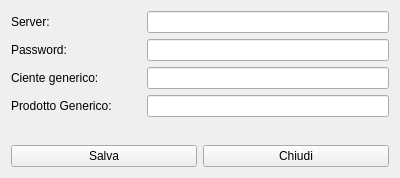
<?xml version="1.0" encoding="UTF-8"?>
<ui version="4.0">
 <class>FTSettings</class>
 <widget class="QWidget" name="FTSettings">
  <property name="windowModality">
   <enum>Qt::ApplicationModal</enum>
  </property>
  <property name="geometry">
   <rect>
    <x>0</x>
    <y>0</y>
    <width>400</width>
    <height>178</height>
   </rect>
  </property>
  <property name="windowTitle">
   <string>Form</string>
  </property>
  <layout class="QVBoxLayout" name="verticalLayout">
   <item>
    <layout class="QHBoxLayout" name="horizontalLayout">
     <item>
      <widget class="QLabel" name="label">
       <property name="minimumSize">
        <size>
         <width>130</width>
         <height>0</height>
        </size>
       </property>
       <property name="text">
        <string>Server:</string>
       </property>
      </widget>
     </item>
     <item>
      <widget class="QLineEdit" name="leServer"/>
     </item>
    </layout>
   </item>
   <item>
    <layout class="QHBoxLayout" name="horizontalLayout_5">
     <item>
      <widget class="QLabel" name="label_4">
       <property name="minimumSize">
        <size>
         <width>130</width>
         <height>0</height>
        </size>
       </property>
       <property name="text">
        <string>Password:</string>
       </property>
      </widget>
     </item>
     <item>
      <widget class="QLineEdit" name="lePassword">
       <property name="minimumSize">
        <size>
         <width>130</width>
         <height>0</height>
        </size>
       </property>
       <property name="maximumSize">
        <size>
         <width>16777215</width>
         <height>16777215</height>
        </size>
       </property>
      </widget>
     </item>
    </layout>
   </item>
   <item>
    <layout class="QHBoxLayout" name="horizontalLayout_2">
     <item>
      <widget class="QLabel" name="label_2">
       <property name="minimumSize">
        <size>
         <width>130</width>
         <height>0</height>
        </size>
       </property>
       <property name="text">
        <string>Ciente generico:</string>
       </property>
      </widget>
     </item>
     <item>
      <widget class="QLineEdit" name="leGenericCustomerID"/>
     </item>
    </layout>
   </item>
   <item>
    <layout class="QHBoxLayout" name="horizontalLayout_3">
     <item>
      <widget class="QLabel" name="label_3">
       <property name="minimumSize">
        <size>
         <width>130</width>
         <height>0</height>
        </size>
       </property>
       <property name="text">
        <string>Prodotto Generico:</string>
       </property>
      </widget>
     </item>
     <item>
      <widget class="QLineEdit" name="leGenericProductID"/>
     </item>
    </layout>
   </item>
   <item>
    <spacer name="verticalSpacer">
     <property name="orientation">
      <enum>Qt::Vertical</enum>
     </property>
     <property name="sizeHint" stdset="0">
      <size>
       <width>20</width>
       <height>35</height>
      </size>
     </property>
    </spacer>
   </item>
   <item>
    <layout class="QHBoxLayout" name="horizontalLayout_4">
     <item>
      <widget class="QPushButton" name="pbSave">
       <property name="text">
        <string>Salva</string>
       </property>
       <property name="icon">
        <iconset resource="resources.qrc">
         <normaloff>:/resources/icons/save-icon.png</normaloff>:/resources/icons/save-icon.png</iconset>
       </property>
      </widget>
     </item>
     <item>
      <widget class="QPushButton" name="pbClose">
       <property name="text">
        <string>Chiudi</string>
       </property>
       <property name="icon">
        <iconset resource="resources.qrc">
         <normaloff>:/resources/icons/Actions-window-close-icon.png</normaloff>:/resources/icons/Actions-window-close-icon.png</iconset>
       </property>
      </widget>
     </item>
    </layout>
   </item>
  </layout>
 </widget>
 <resources>
  <include location="resources.qrc"/>
 </resources>
 <connections/>
</ui>
